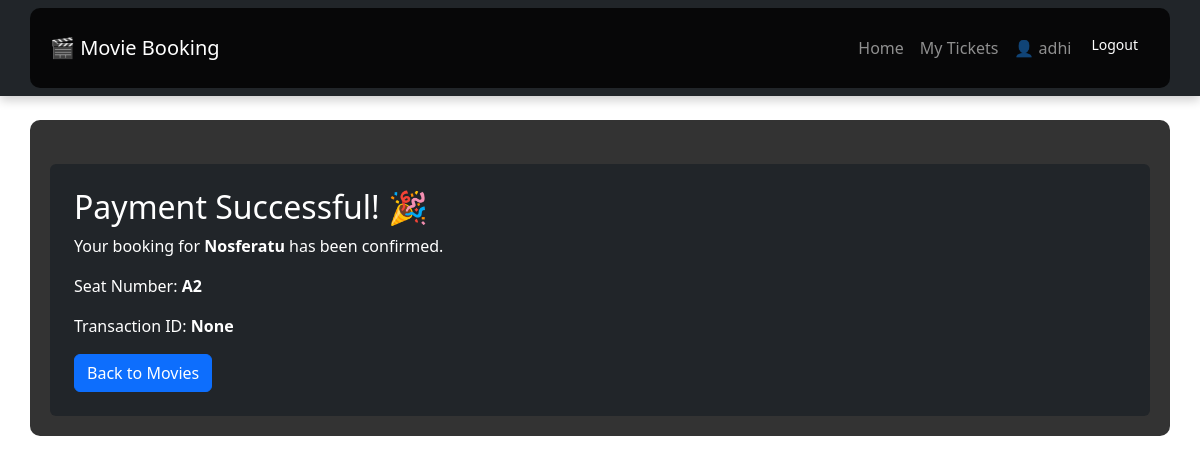
The page /success/1/ (signed in) on the database its author committed.
### booking/models.py (models this page shows, shortened)
class Ticket(models.Model):
    user = models.ForeignKey(User, on_delete=models.CASCADE)
    movie = models.ForeignKey(Movie, on_delete=models.CASCADE)
    show_time = models.ForeignKey(ShowTime, on_delete=models.CASCADE)
    quantity = models.PositiveIntegerField(default=1)
    seat_number = models.CharField(max_length=10, null=True, blank=True)
    booking_date = models.DateTimeField(auto_now_add=True)
    is_paid = models.BooleanField(default=False)  # ✅ Ensure this field is present

class Movie(models.Model):
    title = models.CharField(max_length=255)
    genre = models.CharField(max_length=100, default="Unknown")
    release_date = models.DateField()
    poster = models.ImageField(upload_to='movie_posters/', null=True, blank=True)
    price = models.DecimalField(max_digits=6, decimal_places=2, default=0.00)

class Payment(models.Model):
    ticket = models.OneToOneField(Ticket, on_delete=models.CASCADE)
    amount = models.DecimalField(max_digits=10, decimal_places=2)
    status = models.CharField(max_length=20, choices=[('pending', 'Pending'), ('completed', 'Completed')], default='pending')
    transaction_id = models.CharField(max_length=100, blank=True, null=True, unique=True)  # Make it unique
    created_at = models.DateTimeField(auto_now_add=True)

### booking/views.py (the view)
# urls.py: path("success/<int:ticket_id>/", payment_success, name="success"),
@login_required
def payment_success(request, ticket_id):
    ticket = get_object_or_404(Ticket, id=ticket_id, user=request.user)
    payment = get_object_or_404(Payment, ticket=ticket)
    return render(request, 'booking/success.html', {
        'ticket': ticket,
        'payment': payment,  # Pass the payment object to the template
    })

### booking/templates/booking/success.html
{% extends 'booking/base.html' %}
{% block content %}
    <div class="container mt-4 p-4 bg-dark text-white rounded">
        <h2>Payment Successful! 🎉</h2>
        <p>Your booking for <strong>{{ ticket.movie.title }}</strong> has been confirmed.</p>
        <p>Seat Number: <strong>{{ ticket.seat_number }}</strong></p>
        <p>Transaction ID: <strong>{{ payment.transaction_id }}</strong></p>
        <a href="{% url 'movie_list' %}" class="btn btn-primary">Back to Movies</a>
    </div>
{% endblock %}

### booking/templates/booking/base.html (shortened to what this page needs)
<!DOCTYPE html>
<html lang="en">
<head>
    <link href="https://cdn.jsdelivr.net/npm/bootstrap@5.3.0/dist/css/bootstrap.min.css" rel="stylesheet">
</head>
<body>
    <nav class="navbar navbar-expand-lg navbar-dark bg-dark">
        <div class="container">
            <a class="navbar-brand" href="{% url 'movie_list' %}">🎬 Movie Booking</a>
            <div class="collapse navbar-collapse" id="navbarNav">
                <ul class="navbar-nav ms-auto">
                    <li class="nav-item">
                        <a class="nav-link" href="{% url 'movie_list' %}">Home</a>
                    </li>
                    {% if user.is_authenticated %}
                        <li class="nav-item">
                            <a class="nav-link" href="{% url 'ticket_list' %}">My Tickets</a>
                        </li>
                        <li class="nav-item">
                            <span class="nav-link">👤 {{ user.username }}</span>
                        </li>
                        <li class="nav-item">
                            <form id="logout-form" action="{% url 'logout' %}" method="post" style="display: inline;">
                                <button type="submit" class="btn btn-logout">Logout</button>
                            </form>
                        </li>
                    {% else %}
                        <li class="nav-item">
                            <a class="nav-link btn btn-outline-light btn-sm" href="{% url 'login' %}">Login</a>
                        </li>
                    {% endif %}
                </ul>
            </div>
        </div>
    </nav>
    <div class="container mt-4">
        {% block content %}
        {% endblock %}
    </div>
</body>
</html>

### booking/templates/booking/base.html (style rules this page uses)
body { background: url('https://source.unsplash.com/1600x900/?cinema,movie') no-repeat center center fixed; background-size: cover; color: white; }
.navbar { box-shadow: 0px 4px 10px rgba(0, 0, 0, 0.2); }
.container { background: rgba(0, 0, 0, 0.8); padding: 20px; border-radius: 10px; }
.btn-logout { border: none; background: none; color: white; cursor: pointer; font-size: 14px; }

### rows shown on the page
Ticket: movie "Nosferatu", seat_number "A2"
Payment: transaction_id "None"

### other values the page prints
{{ user.username }} "adhi"
